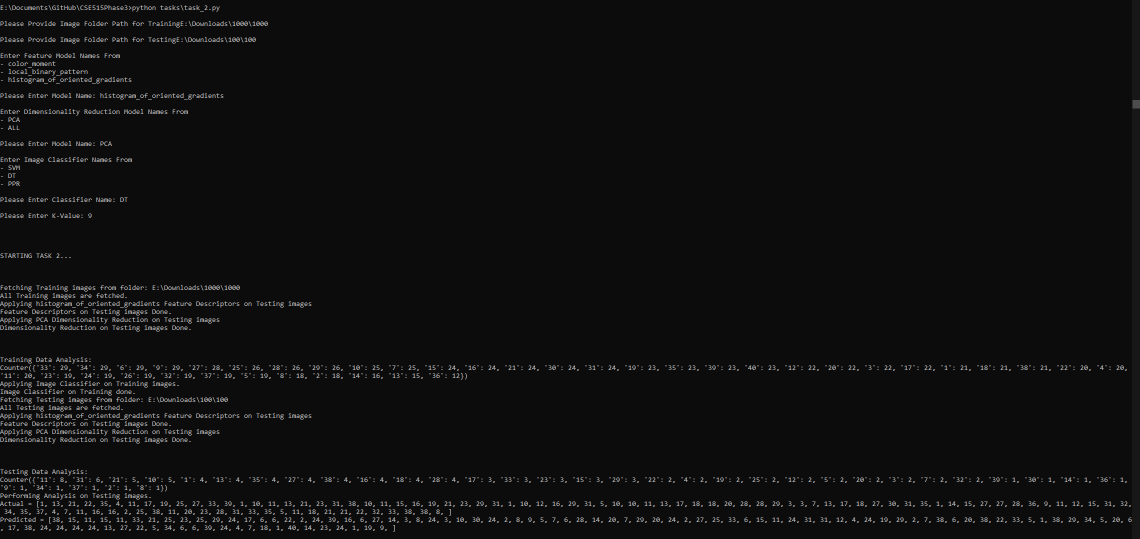
#> input picture Phase3/output/task_2/histogram_of_oriented_gradients_PCA_9_DT_1000_100_0.PNG, 2280 x 1077 px (shown at 1/2 size); its folder holds only this picture in this run
$ python task_2.py   (older library calls are emulated)
#> lines starting #> are read from the running program, lines starting #| are printed output that depends on the picture
#> the answer given: ../../../Phase3/output/task_2
from matplotlib.backends.backend_pdf import PdfPages
from skimage.feature import local_binary_pattern
from skimage.feature import hog
from matplotlib import image
from scipy.stats import skew
from skimage import exposure

import os, os.path
import matplotlib.pyplot as plt
import numpy as np


def read_folder_and_generate_report(folder_path):
#> called with folder_path = '../../../Phase3/output/task_2'
    valid_images = [".jpg", ".png"]

    # Iterate through all the files in the folder.
    for f in os.listdir(folder_path):
        ext = os.path.splitext(f)[1]

        # Does not process any file that is not within the acceptable extension.
        if ext.lower() not in valid_images:
            continue

        image_file = image.imread(os.path.join(folder_path, f))
#> image_file is the input picture: shape (1077, 2280, 4) float32; mean R, G, B, A 0.0605, 0.0604, 0.0605, 1

        # An output file is generated in the following location to save PDF file.
        output_file = PdfPages("/Users/keenan/Desktop/ASU/Semester 1/Multimedia and Web "
                               "Databases/Project/Phase-1/output/task_2/" + os.path.splitext(f)[0] + '_output.pdf')

        first_page = plt.figure(num=None, figsize=(cm_to_inch(600), cm_to_inch(50)), dpi=80, facecolor='w',
                                edgecolor='r')
        first_page.clf()
        title = 'OUTPUT FOR THE ' + os.path.splitext(f)[0]
        first_page.text(0.5, 0.5, title, transform=first_page.transFigure, size=500, ha="center")
        output_file.savefig()
        plt.close(first_page)

        # Original image is printed on the file initially.
        plot_0 = plt.figure(figsize=(cm_to_inch(200), cm_to_inch(200)))
        plt.imshow(image_file, interpolation='nearest', cmap='gray')
        output_file.savefig(plot_0)
        plt.close(plot_0)

        # All the feature descriptors are applied to the image file.
        color_moment_model(f, image_file, output_file)
        local_binary_pattern_model(f, image_file, output_file)
        histogram_of_oriented_gradients_model(f, image_file, output_file)

        output_file.close()
        print("\nOutput File for \""+os.path.splitext(f)[0]+"\" has been created\n")

    return


def cm_to_inch(value):
    return value / 2.54


def color_moment_model(image_id, image_matrix, output_file):
    # created 3 dictionaries to keep track of the values. Data is saved in dictionatries having image id as Key and
    # color moment result as Value.
    mean_of_sliced_image = {}
    std_dev_of_sliced_image = {}
    skew_of_sliced_image = {}

    # Image matrix of 64x64 is break into blocks of 8x8 matrix inorder to perform individual color moment on the image.
    for row in range(0, 8):
        for col in range(0, 8):
            # matrix is being sliced to 8x8 and values saved in the dictionary
            sliced_image = image_matrix[row * 8:(row * 8) + 8, col * 8:(col * 8) + 8]
            mean_of_sliced_image["[" + str(row * 8) + ":" + str((row * 8) + 8) + "] \n[" + str(col * 8) + ":" + str(
                (col * 8) + 8) + "]"] = sliced_image.mean()
            std_dev_of_sliced_image["[" + str(row * 8) + ":" + str((row * 8) + 8) + "] \n[" + str(col * 8) + ":" + str(
                (col * 8) + 8) + "]"] = np.std(sliced_image)
            skew_of_sliced_image["[" + str(row * 8) + ":" + str((row * 8) + 8) + "] \n[" + str(col * 8) + ":" + str(
                (col * 8) + 8) + "]"] = skew(skew(sliced_image))
#> after the loop, mean_of_sliced_image = 64 items; skew_of_sliced_image = 64 items; std_dev_of_sliced_image = 64 items

    color_moment_page = plt.figure(num=None, figsize=(cm_to_inch(600), cm_to_inch(50)), dpi=80, facecolor='w',
                                   edgecolor='r')
    color_moment_page.clf()
    color_moment_page_title = 'I - Color Moment Result'
    color_moment_page.text(0.5, 0.5, color_moment_page_title, transform=color_moment_page.transFigure, size=250,
                           ha="center")
    output_file.savefig()
    plt.close(color_moment_page)

    labels = []
    ys = []
    for x, y in mean_of_sliced_image.items():
        labels.append(x)
        ys.append(y)
#> this loop made 64 passes
#> y on passes 1 to 12: 0.285, 0.285, 0.285, 0.285, 0.285, 0.285, 0.285, 0.285, 0.406, 0.316, 0.35, 0.425
#> after the loop, labels = 64 items; ys = 64 values, max 0.427 at index 40, min 0.285 at index 0, mean 0.328

    # A bar graph is generated for the Mean - color moment result obtained from the image
    mean_page = plt.figure(num=None, figsize=(cm_to_inch(600), cm_to_inch(50)), dpi=80, facecolor='w', edgecolor='r')
    mean_page.clf()
    mean_title = 'i - Mean Values for Image Sliced into 8*8 Matrices'
    mean_page.text(0.5, 0.5, mean_title, transform=mean_page.transFigure, size=250, ha="center")
    output_file.savefig()
    plt.close(mean_page)

    # Graph is saved to PDF file
    xs = np.arange(len(labels))
#> xs = 64 values from 0 to 63
    width = 0.6
    plot_1 = plt.figure(num=None, figsize=(cm_to_inch(600), cm_to_inch(150)), dpi=80, facecolor='w', edgecolor='r')
    plt.bar(xs, ys, width, align='edge')
    plt.xticks(xs, labels, fontsize=40, weight='bold', horizontalalignment="center")
    plt.yticks(fontsize=100, weight='bold')
    output_file.savefig(plot_1, orientation='portrait')
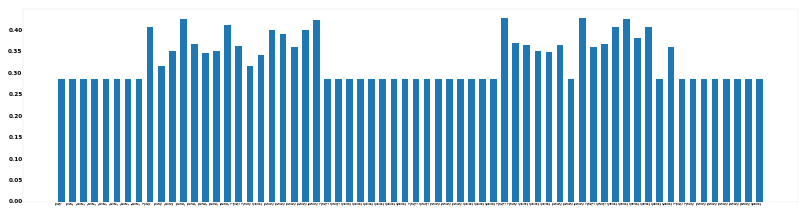
#> figure drawn by matplotlib, 1 panel
    plt.close(plot_1)

    labels = []
    ys = []
    for x, y in std_dev_of_sliced_image.items():
        labels.append(x)
        ys.append(y)
#> this loop made 64 passes
#> y on passes 1 to 12: 0.413, 0.413, 0.413, 0.413, 0.413, 0.413, 0.413, 0.413, 0.422, 0.416, 0.413, 0.411
#> after the loop, ys = 64 values, max 0.425 at index 50, min 0.403 at index 23, mean 0.415

    # A bar graph is generated for the Standard Deviation - color moment result obtained from the image
    std_dev_page = plt.figure(num=None, figsize=(cm_to_inch(600), cm_to_inch(50)), dpi=80, facecolor='w', edgecolor='r')
    std_dev_page.clf()
    std_dev_title = 'ii - Standard Deviation Values for Image Sliced into 8*8 Matrices'
    std_dev_page.text(0.5, 0.5, std_dev_title, transform=std_dev_page.transFigure, size=250, ha="center")
    output_file.savefig()
    plt.close(std_dev_page)

    # Graph is saved to PDF file
    xs = np.arange(len(labels))
    width = 0.6
    plot_2 = plt.figure(num=None, figsize=(cm_to_inch(600), cm_to_inch(150)), dpi=80, facecolor='w', edgecolor='r')
    plt.bar(xs, ys, width, align='edge')
    plt.xticks(xs, labels, fontsize=40, weight='bold', horizontalalignment="center")
    plt.yticks(fontsize=100, weight='bold')
    output_file.savefig(plot_2)
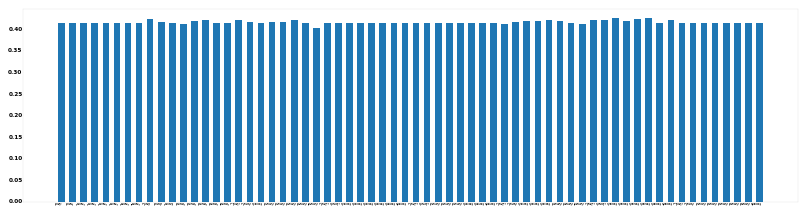
#> figure drawn by matplotlib, 1 panel
    plt.close(plot_2)

    labels = []
    ys = []
    for x, y in skew_of_sliced_image.items():
        labels.append(x)
        ys.append(y)
#> this loop made 64 passes
#> y on passes 1 to 12: [nan, nan, nan, nan], [nan, nan, nan, nan], [nan, nan, nan, nan], [nan, nan, nan, nan], [nan, nan, nan, nan], [nan, nan, nan, nan], [nan, nan, nan, nan], [nan, nan, nan, nan], [nan, nan, nan, nan], [nan, nan, nan, nan], [nan, nan, nan, nan], [0.0815, -0.0872, -0.163, nan]
#> after the loop, ys = 64 items, first 6: [nan, nan, nan, nan], [nan, nan, nan, nan], [nan, nan, nan, nan], [nan, nan, nan, nan], [nan, nan, nan, nan], [nan, nan, nan, nan]

    # A bar graph is generated for the Skewness - color moment result obtained from the image
    skew_page = plt.figure(num=None, figsize=(cm_to_inch(600), cm_to_inch(50)), dpi=80, facecolor='w', edgecolor='r')
    skew_page.clf()
    skew_title = 'iii - Skewness for Image Sliced into 8*8 Matrices'
    skew_page.text(0.5, 0.5, skew_title, transform=skew_page.transFigure, size=250, ha="center")
    output_file.savefig()
    plt.close(skew_page)

    # Graph is saved to PDF file
    xs = np.arange(len(labels))
    width = 0.6
    plot_3 = plt.figure(num=None, figsize=(cm_to_inch(600), cm_to_inch(150)), dpi=80, facecolor='w', edgecolor='r')
#> (the run stopped early here; a loop or call above may not have finished)

$ run again, on Phase3/output/task_2/histogram_of_oriented_gradients_PPR_500_100_0.PNG
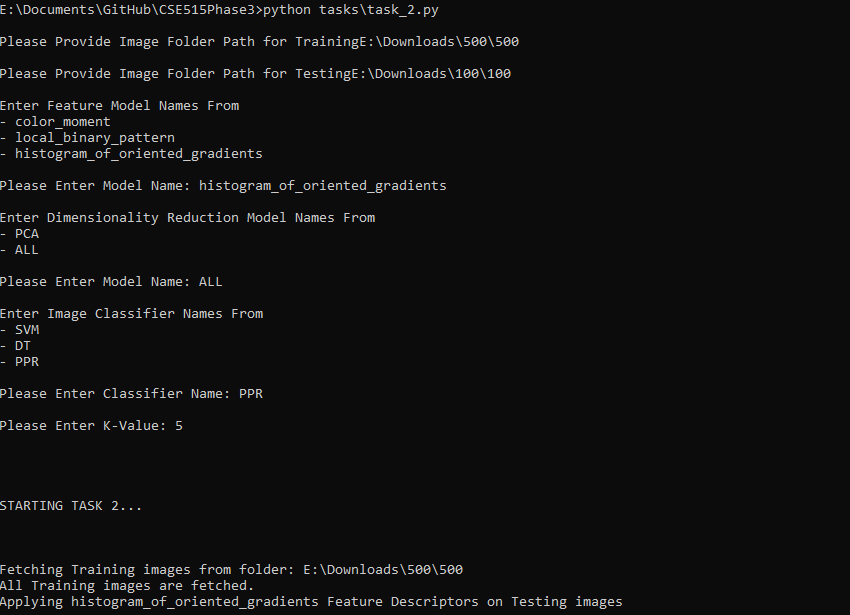
#> input picture Phase3/output/task_2/histogram_of_oriented_gradients_PPR_500_100_0.PNG, 850 x 615 px
#> in read_folder_and_generate_report, image_file is the input picture: shape (615, 850, 4) float32; mean R, G, B, A 0.0664, 0.0664, 0.0664, 1
#> after the loop in color_moment_model, `for row in range(0, 8):`: mean_of_sliced_image = 64 items
#> the loop in color_moment_model, `for x, y in mean_of_sliced_image.items():` made 64 passes
#> y on passes 1 to 8: 0.352, 0.301, 0.334, 0.372, 0.32, 0.32, 0.31, 0.331
#> after the loop in color_moment_model, `for x, y in mean_of_sliced_image.items():`: ys = 64 values, max 0.485 at index 15, min 0.285 at index 16, mean 0.328
#> xs = 64 values from 0 to 63
#> in color_moment_model, `output_file.savefig(plot_1, orientation='portrait')`:
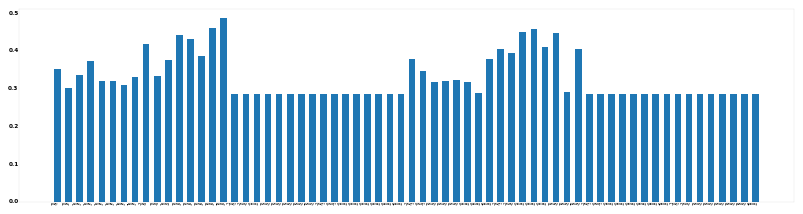
#> figure drawn by matplotlib, 1 panel; tallest bar 0.485 high, from x = 15 to 15.6
#> the loop in color_moment_model, `for x, y in std_dev_of_sliced_image.items():` made 64 passes
#> y on passes 1 to 8: 0.421, 0.415, 0.412, 0.422, 0.42, 0.42, 0.414, 0.419
#> after the loop in color_moment_model, `for x, y in std_dev_of_sliced_image.items():`: ys = 64 values, max 0.422 at index 3, min 0.386 at index 15, mean 0.414
#> in color_moment_model, `output_file.savefig(plot_2)`:
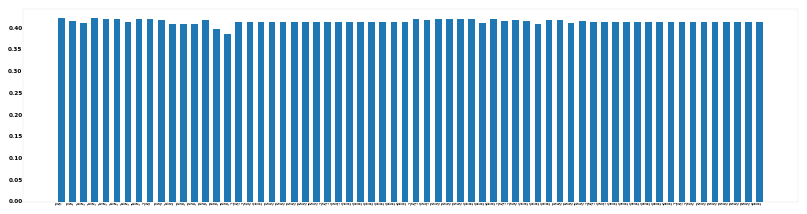
#> figure drawn by matplotlib, 1 panel; tallest bar 0.422 high, from x = 3 to 3.6
#> the loop in color_moment_model, `for x, y in skew_of_sliced_image.items():` made 64 passes
#> y on passes 1 to 8: [nan, nan, nan, nan], [nan, nan, nan, nan], [nan, nan, nan, nan], [nan, nan, nan, nan], [nan, nan, nan, nan], [nan, nan, nan, nan], [nan, nan, nan, nan], [nan, nan, nan, nan]
#> after the loop in color_moment_model, `for x, y in skew_of_sliced_image.items():`: ys = 64 items, first 6: [nan, nan, nan, nan], [nan, nan, nan, nan], [nan, nan, nan, nan], [nan, nan, nan, nan], [nan, nan, nan, nan], [nan, nan, nan, nan]

$ run again, on Phase3/output/task_2/histogram_of_oriented_gradients_PPR_500_100_1.PNG
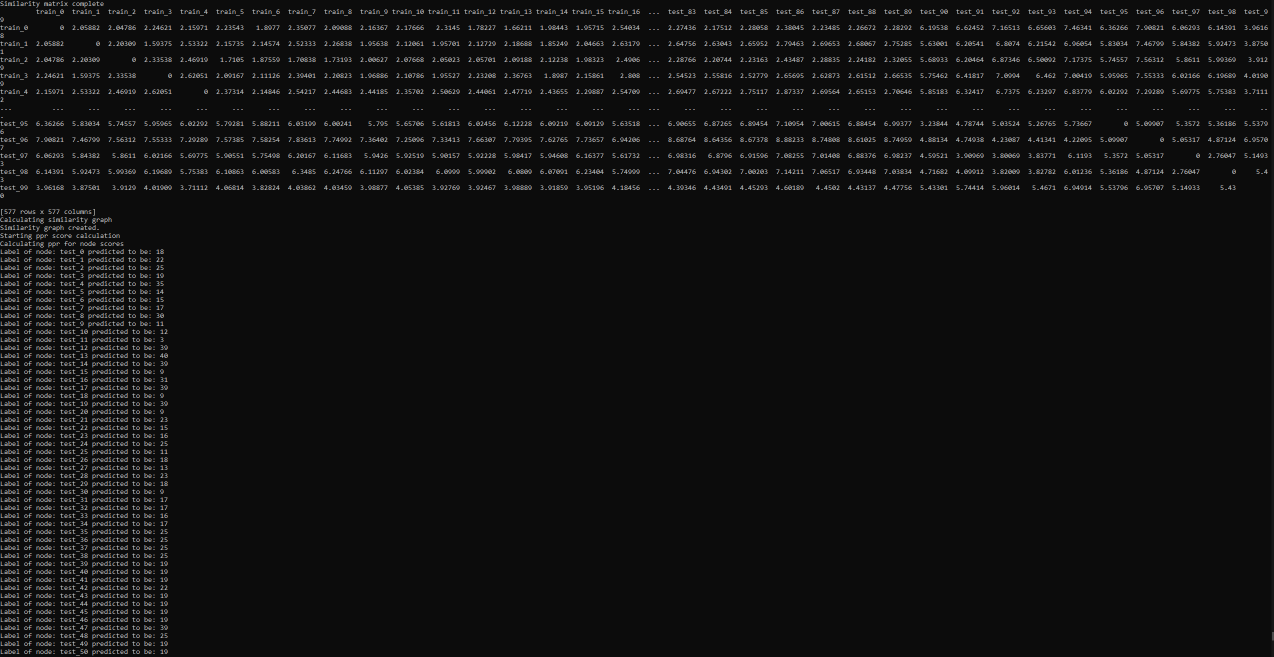
#> input picture Phase3/output/task_2/histogram_of_oriented_gradients_PPR_500_100_1.PNG, 2547 x 1314 px (shown at 1/2 size)
#> in read_folder_and_generate_report, image_file is the input picture: shape (1314, 2547, 4) float32; mean R, G, B, A 0.0678, 0.0677, 0.0678, 1
#> after the loop in color_moment_model, `for row in range(0, 8):`: mean_of_sliced_image = 64 items
#> the loop in color_moment_model, `for x, y in mean_of_sliced_image.items():` made 64 passes
#> y on passes 1 to 8: 0.394, 0.367, 0.411, 0.367, 0.368, 0.351, 0.379, 0.367
#> after the loop in color_moment_model, `for x, y in mean_of_sliced_image.items():`: ys = 64 values, max 0.446 at index 54, min 0.285 at index 16, mean 0.33
#> xs = 64 values from 0 to 63
#> in color_moment_model, `output_file.savefig(plot_1, orientation='portrait')`:
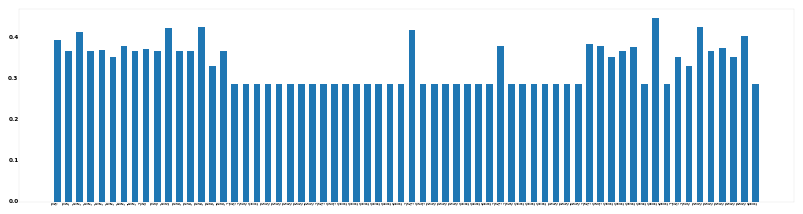
#> figure drawn by matplotlib, 1 panel; tallest bar 0.446 high, from x = 54 to 54.6
#> the loop in color_moment_model, `for x, y in std_dev_of_sliced_image.items():` made 64 passes
#> y on passes 1 to 8: 0.422, 0.418, 0.412, 0.418, 0.416, 0.419, 0.416, 0.418
#> after the loop in color_moment_model, `for x, y in std_dev_of_sliced_image.items():`: ys = 64 values, max 0.428 at index 61, min 0.403 at index 10, mean 0.415
#> in color_moment_model, `output_file.savefig(plot_2)`:
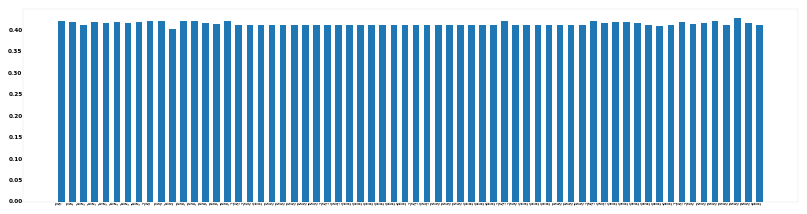
#> figure drawn by matplotlib, 1 panel; tallest bar 0.428 high, from x = 61 to 61.6
#> the loop in color_moment_model, `for x, y in skew_of_sliced_image.items():` made 64 passes
#> y on passes 1 to 8: [nan, nan, nan, nan], [nan, nan, nan, nan], [0.789, 0.963, 0.321, nan], [nan, nan, nan, nan], [nan, nan, nan, nan], [nan, nan, nan, nan], [nan, nan, nan, nan], [nan, nan, nan, nan]
#> after the loop in color_moment_model, `for x, y in skew_of_sliced_image.items():`: ys = 64 items, first 6: [nan, nan, nan, nan], [nan, nan, nan, nan], [0.789, 0.963, 0.321, nan], [nan, nan, nan, nan], [nan, nan, nan, nan], [nan, nan, nan, nan]

$ run again, on Phase3/output/task_2/histogram_of_oriented_gradients_PCA_9_DT_1000_100_1.PNG
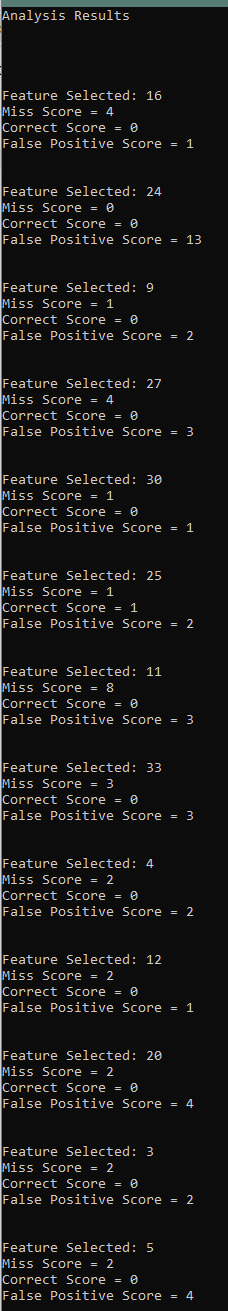
#> input picture Phase3/output/task_2/histogram_of_oriented_gradients_PCA_9_DT_1000_100_1.PNG, 228 x 1311 px
#> in read_folder_and_generate_report, image_file is the input picture: shape (1311, 228, 4) float32; mean R, G, B, A 0.0942, 0.0957, 0.0954, 1
#> after the loop in color_moment_model, `for row in range(0, 8):`: mean_of_sliced_image = 64 items
#> the loop in color_moment_model, `for x, y in mean_of_sliced_image.items():` made 64 passes
#> y on passes 1 to 8: 0.583, 0.533, 0.533, 0.533, 0.533, 0.533, 0.533, 0.533
#> after the loop in color_moment_model, `for x, y in mean_of_sliced_image.items():`: ys = 64 values, max 0.583 at index 0, min 0.285 at index 25, mean 0.351
#> xs = 64 values from 0 to 63
#> in color_moment_model, `output_file.savefig(plot_1, orientation='portrait')`:
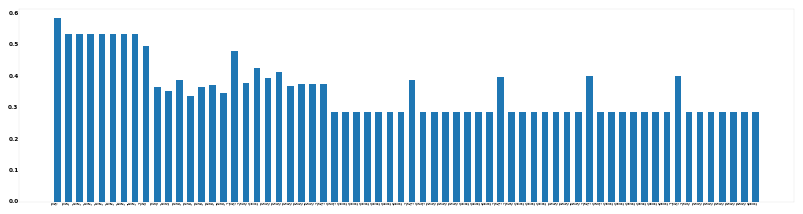
#> figure drawn by matplotlib, 1 panel; tallest bar 0.583 high, from x = 0 to 0.6
#> the loop in color_moment_model, `for x, y in std_dev_of_sliced_image.items():` made 64 passes
#> y on passes 1 to 8: 0.291, 0.295, 0.295, 0.295, 0.295, 0.295, 0.295, 0.295
#> after the loop in color_moment_model, `for x, y in std_dev_of_sliced_image.items():`: ys = 64 values, max 0.424 at index 21, min 0.291 at index 0, mean 0.399
#> in color_moment_model, `output_file.savefig(plot_2)`:
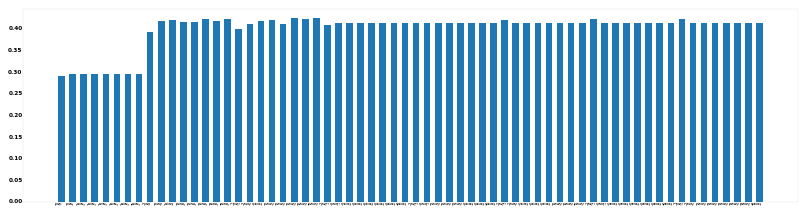
#> figure drawn by matplotlib, 1 panel; tallest bar 0.424 high, from x = 21 to 21.6
#> the loop in color_moment_model, `for x, y in skew_of_sliced_image.items():` made 64 passes
#> y on passes 1 to 8: [nan, nan, nan, nan], [nan, nan, nan, nan], [nan, nan, nan, nan], [nan, nan, nan, nan], [nan, nan, nan, nan], [nan, nan, nan, nan], [nan, nan, nan, nan], [nan, nan, nan, nan]
#> after the loop in color_moment_model, `for x, y in skew_of_sliced_image.items():`: ys = 64 items, first 6: [nan, nan, nan, nan], [nan, nan, nan, nan], [nan, nan, nan, nan], [nan, nan, nan, nan], [nan, nan, nan, nan], [nan, nan, nan, nan]
